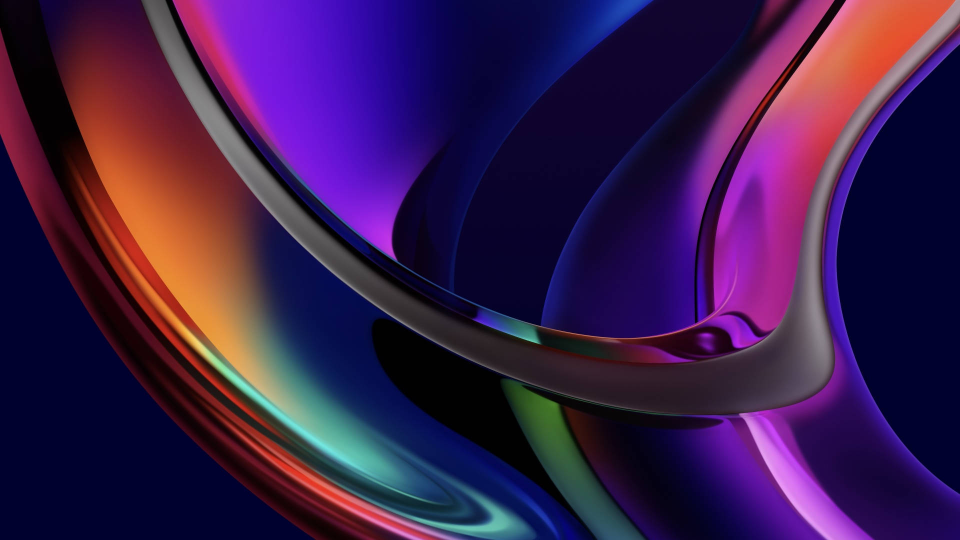
#> input picture hydro/assets/images/ddg.jpg, 1920 x 1080 px (shown at 1/2 size)
$ python scheme_for_image.py ../../assets/images/ddg.jpg
#> lines starting #> are read from the running program, lines starting #| are printed output that depends on the picture
#!/usr/bin/env python3
import sys
import cv2
import numpy as np

SCHEMES = [
    "scheme-content",
    "scheme-expressive",
    "scheme-fidelity",
    "scheme-fruit-salad",
    "scheme-monochrome",
    "scheme-neutral",
    "scheme-rainbow",
    "scheme-tonal-spot"
]

def image_colorfulness(image):
    (B, G, R) = cv2.split(image.astype("float"))
    rg = np.absolute(R - G)
    yb = np.absolute(0.5 * (R + G) - B)
    std_rg = np.std(rg)
    std_yb = np.std(yb)
    mean_rg = np.mean(rg)
    mean_yb = np.mean(yb)
    colorfulness = np.sqrt(std_rg ** 2 + std_yb ** 2) + (0.3 * np.sqrt(mean_rg ** 2 + mean_yb ** 2))
    return colorfulness

def pick_scheme(colorfulness):
    if colorfulness < 40:
        return "scheme-neutral"
    else:
        return "scheme-tonal-spot"

def load_and_resize_image(img_path, max_dim=128):
    img = cv2.imread(img_path)
    if img is None:
        return None
    h, w = img.shape[:2]
    if max(h, w) > max_dim:
        scale = max_dim / max(h, w)
        img = cv2.resize(img, (int(w * scale), int(h * scale)), interpolation=cv2.INTER_AREA)
    return img

def main():
    colorfulness_mode = False
    args = sys.argv[1:]
    if '--colorfulness' in args:
        colorfulness_mode = True
        args.remove('--colorfulness')
    if len(args) < 1:
        print("scheme-tonal-spot")
        sys.exit(1)
    img_path = args[0]
    img = load_and_resize_image(img_path)
#> in load_and_resize_image, img is the input picture: shape (1080, 1920, 3); mean B, G, R 75.3, 28.3, 58.1
#> in load_and_resize_image, `img = cv2.resize(img, (int(w * scale), int(h * scale)), interpolation=..`:
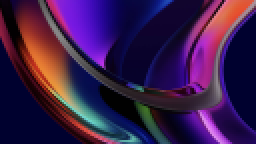
#> img: shape (72, 128, 3) (shown 2 times larger); mean B, G, R 75.3, 28.3, 58.1
    if img is None:
        print("scheme-tonal-spot")
        sys.exit(1)
    colorfulness = image_colorfulness(img)
#> in image_colorfulness, `(B, G, R) = cv2.split(image.astype("float"))`:
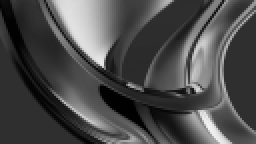
#> B: shape (72, 128) float64 (shown 2 times larger); min 1, max 242, mean 75.3
#> in image_colorfulness, `(B, G, R) = cv2.split(image.astype("float"))`:
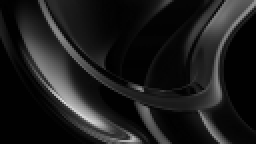
#> G: shape (72, 128) float64 (shown 2 times larger); min 0, max 217, mean 28.3
#> in image_colorfulness, `(B, G, R) = cv2.split(image.astype("float"))`:
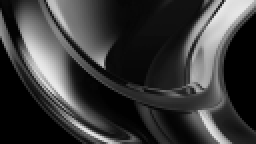
#> R: shape (72, 128) float64 (shown 2 times larger); min 0, max 233, mean 58.1
#> in image_colorfulness, `rg = np.absolute(R - G)`:
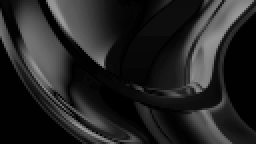
#> rg: shape (72, 128) float64 (shown 2 times larger); min 0, max 157, mean 36.1
#> in image_colorfulness, `yb = np.absolute(0.5 * (R + G) - B)`:
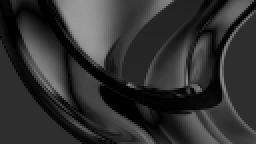
#> yb: shape (72, 128) float64 (shown 2 times larger); min 0, max 155, mean 49.6
#> in image_colorfulness, `std_rg = np.std(rg)`: std_rg = 40.75
#> in image_colorfulness, `std_yb = np.std(yb)`: std_yb = 37.06
#> in image_colorfulness, `mean_rg = np.mean(rg)`: mean_rg = 36.09
#> in image_colorfulness, `mean_yb = np.mean(yb)`: mean_yb = 49.64
#> in image_colorfulness, `colorfulness = np.sqrt(std_rg ** 2 + std_yb ** 2) + (0.3 * np.sqrt(mea..`: colorfulness = 73.49
#> colorfulness = 73.49
    if colorfulness_mode:
        print(f"{colorfulness}")
    else:
        scheme = pick_scheme(colorfulness)
#> scheme = 'scheme-tonal-spot'
        print(scheme)
#| scheme-tonal-spot

if __name__ == "__main__":
    main()

$ run again, on hydro/assets/images/end.png
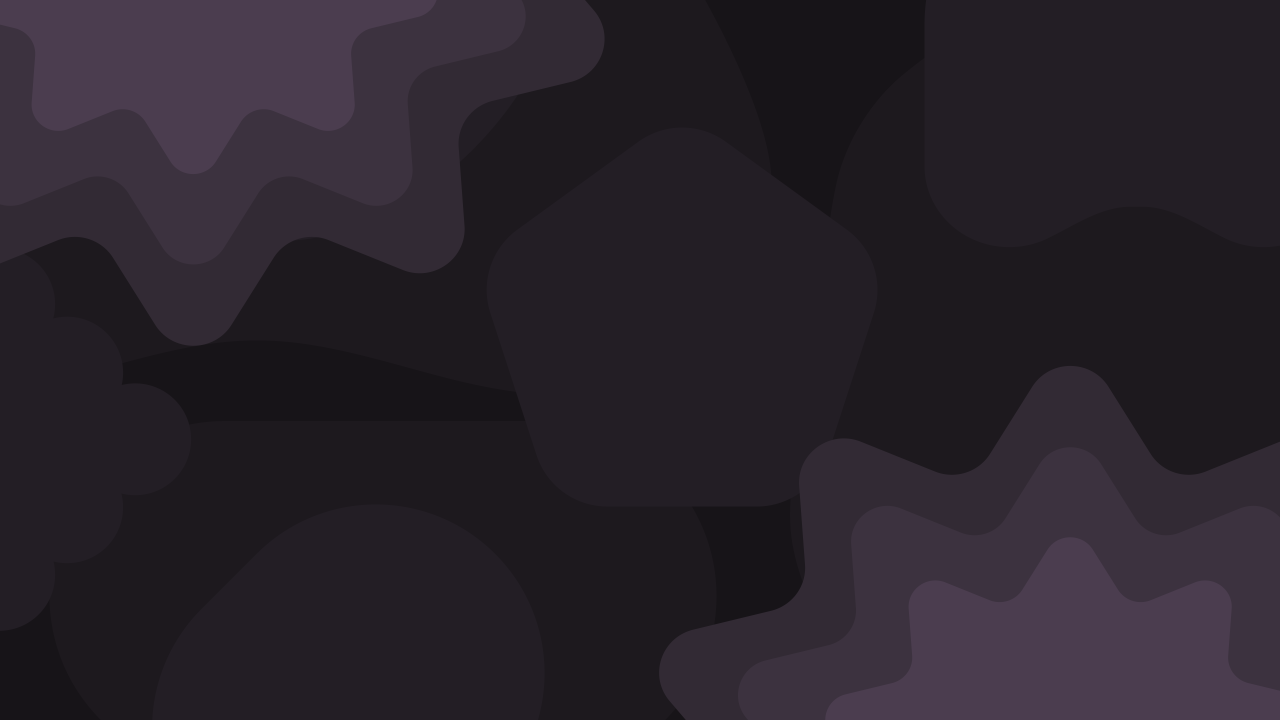
#> input picture hydro/assets/images/end.png, 3840 x 2160 px (shown at 1/3 size)
#> in load_and_resize_image, img is the input picture: shape (2160, 3840, 3); mean B, G, R 42.6, 34.3, 40.7
#> img: shape (72, 128, 3)
#> in image_colorfulness, `(B, G, R) = cv2.split(image.astype("float"))`:
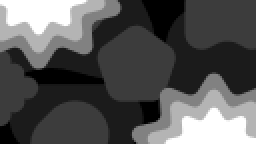
#> B: shape (72, 128) float64 (shown 2 times larger); min 24, max 79, mean 42.6; drawn with min black and max white
#> in image_colorfulness, `yb = np.absolute(0.5 * (R + G) - B)`:
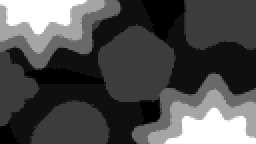
#> yb: shape (72, 128) float64 (shown 2 times larger); min 2.5, max 11, mean 5.1; drawn with min black and max white
#> std_rg = 3.24
#> std_yb = 2.51
#> mean_rg = 6.32
#> mean_yb = 5.1
#> in image_colorfulness, `colorfulness = np.sqrt(std_rg ** 2 + std_yb ** 2) + (0.3 * np.sqrt(mea..`: colorfulness = 6.54
#> scheme = 'scheme-neutral'
#| scheme-neutral

$ run again, on hydro/assets/images/hydro.png
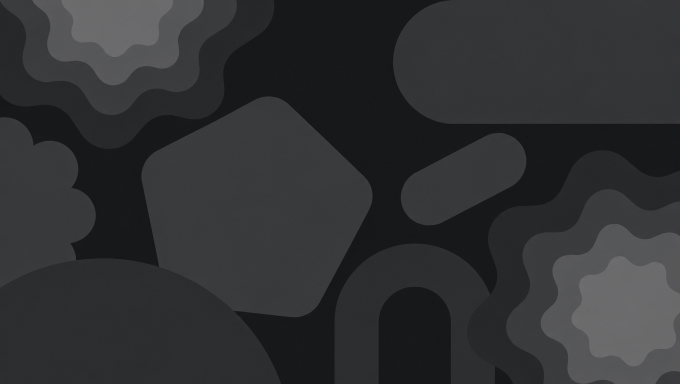
#> input picture hydro/assets/images/hydro.png, 1360 x 768 px (shown at 1/2 size)
#> in load_and_resize_image, img is the input picture: shape (768, 1360, 3); mean B, G, R 50.7, 49.2, 48.5
#> img: shape (72, 128, 3)
#> in image_colorfulness, `rg = np.absolute(R - G)`:
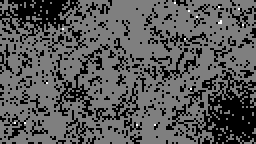
#> rg: shape (72, 128) float64 (shown 2 times larger); min 0, max 2, mean 0.701; drawn with min black and max white
#> in image_colorfulness, `yb = np.absolute(0.5 * (R + G) - B)`:
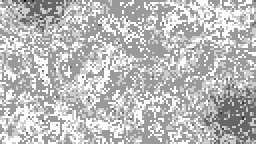
#> yb: shape (72, 128) float64 (shown 2 times larger); min 0, max 2.5, mean 1.84; drawn with min black and max white
#> std_rg = 0.462
#> std_yb = 0.457
#> mean_rg = 0.701
#> mean_yb = 1.84
#> in image_colorfulness, `colorfulness = np.sqrt(std_rg ** 2 + std_yb ** 2) + (0.3 * np.sqrt(mea..`: colorfulness = 1.24
#> scheme = 'scheme-neutral'
#| scheme-neutral
